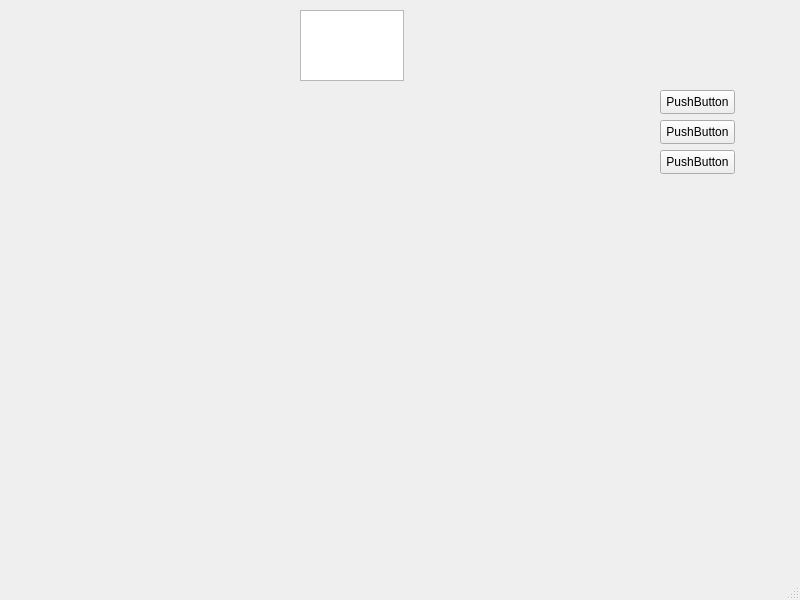
<?xml version="1.0" encoding="UTF-8"?>
<ui version="4.0">
 <class>MainWindow</class>
 <widget class="QMainWindow" name="MainWindow">
  <property name="geometry">
   <rect>
    <x>0</x>
    <y>0</y>
    <width>800</width>
    <height>600</height>
   </rect>
  </property>
  <property name="windowTitle">
   <string>MainWindow</string>
  </property>
  <widget class="QWidget" name="centralwidget">
   <widget class="QWidget" name="widget" native="true">
    <property name="geometry">
     <rect>
      <x>40</x>
      <y>80</y>
      <width>581</width>
      <height>441</height>
     </rect>
    </property>
   </widget>
   <widget class="QPushButton" name="pushButton">
    <property name="geometry">
     <rect>
      <x>660</x>
      <y>150</y>
      <width>75</width>
      <height>24</height>
     </rect>
    </property>
    <property name="text">
     <string>PushButton</string>
    </property>
   </widget>
   <widget class="QPlainTextEdit" name="plainTextEdit">
    <property name="geometry">
     <rect>
      <x>300</x>
      <y>10</y>
      <width>104</width>
      <height>71</height>
     </rect>
    </property>
   </widget>
   <widget class="QPushButton" name="pushButton_2">
    <property name="geometry">
     <rect>
      <x>660</x>
      <y>120</y>
      <width>75</width>
      <height>24</height>
     </rect>
    </property>
    <property name="text">
     <string>PushButton</string>
    </property>
   </widget>
   <widget class="QPushButton" name="pushButton_3">
    <property name="geometry">
     <rect>
      <x>660</x>
      <y>90</y>
      <width>75</width>
      <height>24</height>
     </rect>
    </property>
    <property name="text">
     <string>PushButton</string>
    </property>
   </widget>
  </widget>
  <widget class="QMenuBar" name="menubar">
   <property name="geometry">
    <rect>
     <x>0</x>
     <y>0</y>
     <width>800</width>
     <height>22</height>
    </rect>
   </property>
  </widget>
  <widget class="QStatusBar" name="statusbar"/>
 </widget>
 <resources/>
 <connections/>
</ui>
